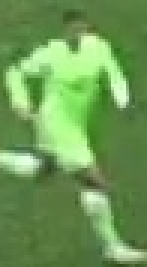
#> input picture src/output_videos/cropped_image.jpg, 49 x 89 px (shown 3 times larger)
$ jupyter execute sdgementation.ipynb
#> lines starting #> are read from the running program, lines starting #| are printed output that depends on the picture
[cell 1]
import cv2
import matplotlib.pyplot as plt
import numpy as np
from sklearn.cluster import KMeans

[cell 2]
image_path = "../output_videos/cropped_image.jpg"
image = cv2.imread(image_path)
#> image is the input picture: shape (89, 49, 3); mean B, G, R 85.4, 152.9, 109.1
image = cv2.cvtColor(image, cv2.COLOR_BGR2RGB)

[cell 3]
plt.imshow(image)
plt.show()

[cell 4]
# Step 2: Resize the image (optional, you can skip this if the image is already the right size)
image_resized = cv2.resize(image, (256, 256))
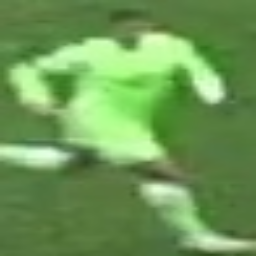
#> image_resized: shape (256, 256, 3); mean R, G, B 109, 152.8, 85.3
plt.figure(figsize=(6,6))
plt.imshow(image_resized)
plt.title('Resized Image')
plt.axis('off')
plt.show()

[cell 5]
top_half_image=  image[0: int(image.shape[0]/2), :]
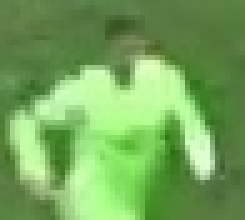
#> top_half_image: shape (44, 49, 3) (shown 5 times larger); mean R, G, B 115.6, 166.7, 90
plt.imshow(top_half_image)
plt.show()

[cell 6]
gray_image = cv2.cvtColor(top_half_image, cv2.COLOR_RGB2GRAY)
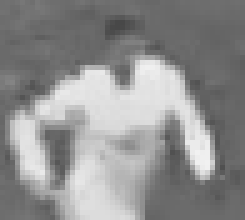
#> gray_image: shape (44, 49) (shown 5 times larger); min 72, max 241, mean 142.7
plt.figure(figsize=(6,6))
plt.imshow(gray_image, cmap='gray')
plt.title('Grayscale Image')
plt.axis('off')
plt.show()

[cell 7]
equalized_image = cv2.equalizeHist(gray_image)
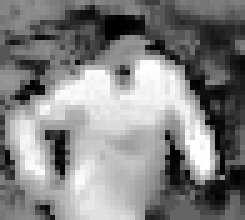
#> equalized_image: shape (44, 49) (shown 5 times larger); min 0, max 255, mean 129.9
plt.figure(figsize=(6,6))
plt.imshow(equalized_image, cmap='gray')
plt.title('Histogram Equalized Image')
plt.axis('off')
plt.show()

[cell 8]
blurred_image = cv2.GaussianBlur(equalized_image, (5, 5), 0)
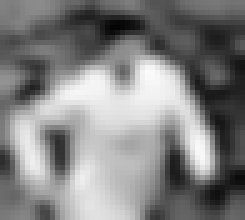
#> blurred_image: shape (44, 49) (shown 5 times larger); min 4, max 251, mean 129.8
plt.figure(figsize=(6,6))
plt.imshow(blurred_image, cmap='gray')
plt.title('Gaussian Blurred Image')
plt.axis('off')
plt.show()

[cell 9]
edges = cv2.Canny(blurred_image, 100, 200)
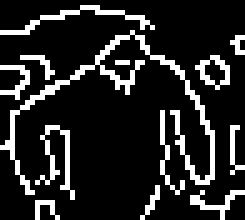
#> edges: shape (44, 49) (shown 5 times larger); 15.7% white in thin lines or dots
plt.figure(figsize=(6,6))
plt.imshow(edges, cmap='gray')
plt.title('Canny Edge Detection')
plt.axis('off')
plt.show()

[cell 10]
kernel = np.array([[0, -1, 0], [-1, 5,-1], [0, -1, 0]])
sharpened_image = cv2.filter2D(blurred_image, -1, kernel)
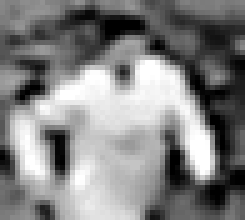
#> sharpened_image: shape (44, 49) (shown 5 times larger); min 0, max 255, mean 130
plt.figure(figsize=(6,6))
plt.imshow(sharpened_image, cmap='gray')
plt.title('Sharpened Image')
plt.axis('off')
plt.show()

[cell 11]
# Reshape the image into 2d array
image_2d = top_half_image.reshape(-1, 3)
#> image_2d = 2156 rows, first 8: [95, 128, 71], [96, 129, 72], [95, 128, 71], [98, 131, 74], [102, 136, 76], [97, 131, 71], [93, 129, 68], [101, 137, 76]

# perform k-means clustering with 2 clusters
kmeans = KMeans(n_clusters=2, random_state=0)
kmeans.fit(image_2d)

# get the cluster labels
labels = kmeans.labels_

# reshape the labels into the orginal image shape
clustered_image = labels.reshape(top_half_image.shape[0], top_half_image.shape[1])

# Display the clustered image
plt.imshow(clustered_image)
plt.show()
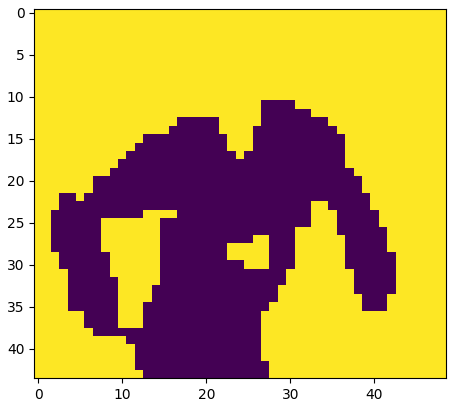
#> figure drawn by matplotlib, 1 panel

[cell 12]
corner_clusters = [clustered_image[0, 0], clustered_image[0, -1], clustered_image[-1, 0], clustered_image[-1, -1]]
#> corner_clusters = [1, 1, 1, 1]
non_player_cluster = max(set(corner_clusters), key=corner_clusters.count)
#> non_player_cluster = 1
print(non_player_cluster)
#| 1

[cell 13]
player_cluster = 1-non_player_cluster
#> player_cluster = 0
print(player_cluster)
#| 0

[cell 14]
kmeans.cluster_centers_[player_cluster]
#> Out = [171.4, 235.7, 142.8]
